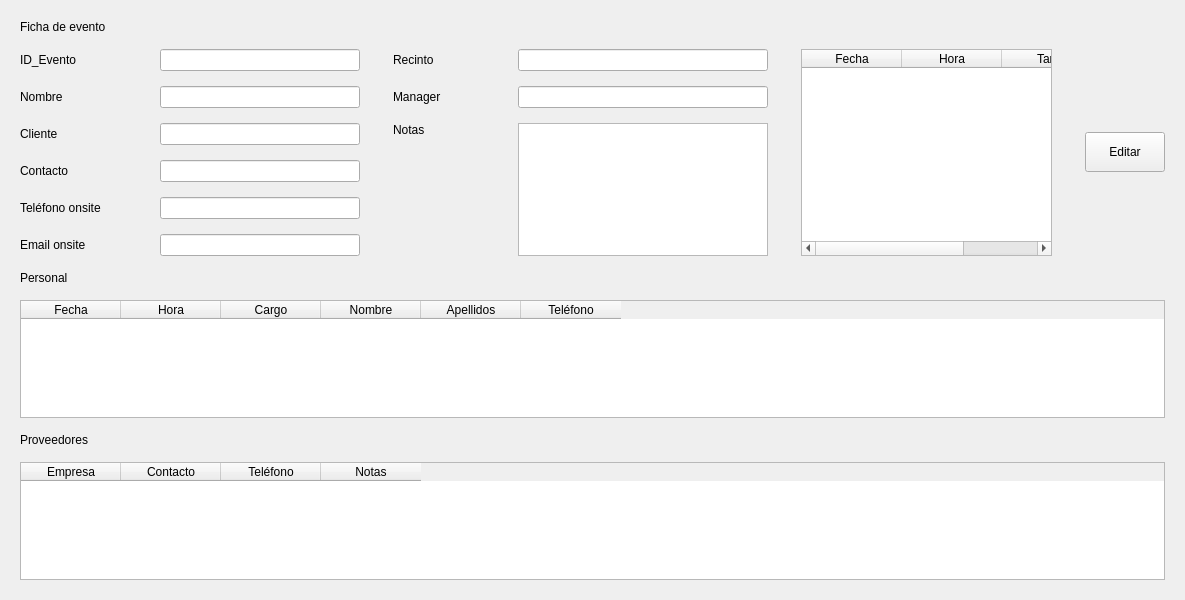
<?xml version="1.0" encoding="UTF-8"?>
<ui version="4.0">
 <class>Form</class>
 <widget class="QWidget" name="Form">
  <property name="geometry">
   <rect>
    <x>0</x>
    <y>0</y>
    <width>1185</width>
    <height>600</height>
   </rect>
  </property>
  <property name="windowTitle">
   <string>Form</string>
  </property>
  <property name="styleSheet">
   <string notr="true"/>
  </property>
  <layout class="QVBoxLayout" name="verticalLayout_3">
   <property name="spacing">
    <number>15</number>
   </property>
   <property name="leftMargin">
    <number>20</number>
   </property>
   <property name="topMargin">
    <number>20</number>
   </property>
   <property name="rightMargin">
    <number>20</number>
   </property>
   <property name="bottomMargin">
    <number>20</number>
   </property>
   <item>
    <widget class="QLabel" name="labelTitle">
     <property name="sizePolicy">
      <sizepolicy hsizetype="Expanding" vsizetype="Fixed">
       <horstretch>0</horstretch>
       <verstretch>0</verstretch>
      </sizepolicy>
     </property>
     <property name="minimumSize">
      <size>
       <width>0</width>
       <height>0</height>
      </size>
     </property>
     <property name="styleSheet">
      <string notr="true"/>
     </property>
     <property name="text">
      <string>Ficha de evento</string>
     </property>
     <property name="margin">
      <number>3</number>
     </property>
    </widget>
   </item>
   <item>
    <layout class="QHBoxLayout" name="horizontalLayout">
     <property name="sizeConstraint">
      <enum>QLayout::SetMinimumSize</enum>
     </property>
     <item>
      <layout class="QFormLayout" name="formLayout">
       <property name="sizeConstraint">
        <enum>QLayout::SetMinimumSize</enum>
       </property>
       <item row="0" column="0">
        <widget class="QLabel" name="labelId">
         <property name="sizePolicy">
          <sizepolicy hsizetype="Preferred" vsizetype="Preferred">
           <horstretch>0</horstretch>
           <verstretch>0</verstretch>
          </sizepolicy>
         </property>
         <property name="minimumSize">
          <size>
           <width>125</width>
           <height>0</height>
          </size>
         </property>
         <property name="text">
          <string>ID_Evento</string>
         </property>
        </widget>
       </item>
       <item row="0" column="1">
        <widget class="QLineEdit" name="inputId">
         <property name="sizePolicy">
          <sizepolicy hsizetype="Fixed" vsizetype="Fixed">
           <horstretch>0</horstretch>
           <verstretch>0</verstretch>
          </sizepolicy>
         </property>
         <property name="minimumSize">
          <size>
           <width>200</width>
           <height>0</height>
          </size>
         </property>
         <property name="readOnly">
          <bool>true</bool>
         </property>
        </widget>
       </item>
       <item row="1" column="0">
        <widget class="QLabel" name="labelNombre">
         <property name="sizePolicy">
          <sizepolicy hsizetype="Preferred" vsizetype="Preferred">
           <horstretch>0</horstretch>
           <verstretch>0</verstretch>
          </sizepolicy>
         </property>
         <property name="minimumSize">
          <size>
           <width>125</width>
           <height>0</height>
          </size>
         </property>
         <property name="text">
          <string>Nombre</string>
         </property>
        </widget>
       </item>
       <item row="1" column="1">
        <widget class="QLineEdit" name="inputNombre">
         <property name="sizePolicy">
          <sizepolicy hsizetype="Fixed" vsizetype="Fixed">
           <horstretch>0</horstretch>
           <verstretch>0</verstretch>
          </sizepolicy>
         </property>
         <property name="minimumSize">
          <size>
           <width>200</width>
           <height>0</height>
          </size>
         </property>
         <property name="readOnly">
          <bool>true</bool>
         </property>
        </widget>
       </item>
       <item row="2" column="0">
        <widget class="QLabel" name="labelCliente">
         <property name="sizePolicy">
          <sizepolicy hsizetype="Preferred" vsizetype="Preferred">
           <horstretch>0</horstretch>
           <verstretch>0</verstretch>
          </sizepolicy>
         </property>
         <property name="minimumSize">
          <size>
           <width>125</width>
           <height>0</height>
          </size>
         </property>
         <property name="text">
          <string>Cliente</string>
         </property>
        </widget>
       </item>
       <item row="2" column="1">
        <widget class="QLineEdit" name="inputCliente">
         <property name="sizePolicy">
          <sizepolicy hsizetype="Fixed" vsizetype="Fixed">
           <horstretch>0</horstretch>
           <verstretch>0</verstretch>
          </sizepolicy>
         </property>
         <property name="minimumSize">
          <size>
           <width>200</width>
           <height>0</height>
          </size>
         </property>
         <property name="readOnly">
          <bool>true</bool>
         </property>
        </widget>
       </item>
       <item row="3" column="0">
        <widget class="QLabel" name="labelContacto">
         <property name="sizePolicy">
          <sizepolicy hsizetype="Preferred" vsizetype="Preferred">
           <horstretch>0</horstretch>
           <verstretch>0</verstretch>
          </sizepolicy>
         </property>
         <property name="minimumSize">
          <size>
           <width>125</width>
           <height>0</height>
          </size>
         </property>
         <property name="text">
          <string>Contacto</string>
         </property>
        </widget>
       </item>
       <item row="3" column="1">
        <widget class="QLineEdit" name="inputContacto">
         <property name="sizePolicy">
          <sizepolicy hsizetype="Fixed" vsizetype="Fixed">
           <horstretch>0</horstretch>
           <verstretch>0</verstretch>
          </sizepolicy>
         </property>
         <property name="minimumSize">
          <size>
           <width>200</width>
           <height>0</height>
          </size>
         </property>
         <property name="readOnly">
          <bool>true</bool>
         </property>
        </widget>
       </item>
       <item row="4" column="0">
        <widget class="QLabel" name="labelTelefono">
         <property name="minimumSize">
          <size>
           <width>125</width>
           <height>0</height>
          </size>
         </property>
         <property name="text">
          <string>Teléfono onsite</string>
         </property>
        </widget>
       </item>
       <item row="4" column="1">
        <widget class="QLineEdit" name="inputTelefono">
         <property name="sizePolicy">
          <sizepolicy hsizetype="Fixed" vsizetype="Fixed">
           <horstretch>0</horstretch>
           <verstretch>0</verstretch>
          </sizepolicy>
         </property>
         <property name="minimumSize">
          <size>
           <width>200</width>
           <height>0</height>
          </size>
         </property>
         <property name="readOnly">
          <bool>true</bool>
         </property>
        </widget>
       </item>
       <item row="5" column="0">
        <widget class="QLabel" name="labelEmail">
         <property name="minimumSize">
          <size>
           <width>125</width>
           <height>0</height>
          </size>
         </property>
         <property name="text">
          <string>Email onsite</string>
         </property>
        </widget>
       </item>
       <item row="5" column="1">
        <widget class="QLineEdit" name="inputEmail">
         <property name="sizePolicy">
          <sizepolicy hsizetype="Fixed" vsizetype="Fixed">
           <horstretch>0</horstretch>
           <verstretch>0</verstretch>
          </sizepolicy>
         </property>
         <property name="minimumSize">
          <size>
           <width>200</width>
           <height>0</height>
          </size>
         </property>
         <property name="readOnly">
          <bool>true</bool>
         </property>
        </widget>
       </item>
      </layout>
     </item>
     <item>
      <spacer name="horizontalSpacer">
       <property name="orientation">
        <enum>Qt::Horizontal</enum>
       </property>
       <property name="sizeType">
        <enum>QSizePolicy::Fixed</enum>
       </property>
       <property name="sizeHint" stdset="0">
        <size>
         <width>18</width>
         <height>20</height>
        </size>
       </property>
      </spacer>
     </item>
     <item>
      <layout class="QFormLayout" name="formLayout_3">
       <property name="sizeConstraint">
        <enum>QLayout::SetMinimumSize</enum>
       </property>
       <item row="0" column="0" colspan="2">
        <layout class="QFormLayout" name="formLayout_2">
         <property name="formAlignment">
          <set>Qt::AlignLeading|Qt::AlignLeft|Qt::AlignTop</set>
         </property>
         <item row="0" column="0">
          <widget class="QLabel" name="labelRecinto">
           <property name="minimumSize">
            <size>
             <width>110</width>
             <height>0</height>
            </size>
           </property>
           <property name="text">
            <string>Recinto</string>
           </property>
          </widget>
         </item>
         <item row="0" column="1">
          <widget class="QLineEdit" name="inputRecinto">
           <property name="sizePolicy">
            <sizepolicy hsizetype="Fixed" vsizetype="Fixed">
             <horstretch>0</horstretch>
             <verstretch>0</verstretch>
            </sizepolicy>
           </property>
           <property name="minimumSize">
            <size>
             <width>250</width>
             <height>0</height>
            </size>
           </property>
           <property name="alignment">
            <set>Qt::AlignLeading|Qt::AlignLeft|Qt::AlignVCenter</set>
           </property>
           <property name="readOnly">
            <bool>true</bool>
           </property>
          </widget>
         </item>
         <item row="1" column="0">
          <widget class="QLabel" name="labelManager">
           <property name="minimumSize">
            <size>
             <width>110</width>
             <height>0</height>
            </size>
           </property>
           <property name="text">
            <string>Manager</string>
           </property>
          </widget>
         </item>
         <item row="1" column="1">
          <widget class="QLineEdit" name="inputManager">
           <property name="sizePolicy">
            <sizepolicy hsizetype="Fixed" vsizetype="Fixed">
             <horstretch>0</horstretch>
             <verstretch>0</verstretch>
            </sizepolicy>
           </property>
           <property name="minimumSize">
            <size>
             <width>250</width>
             <height>0</height>
            </size>
           </property>
           <property name="styleSheet">
            <string notr="true"/>
           </property>
           <property name="alignment">
            <set>Qt::AlignLeading|Qt::AlignLeft|Qt::AlignVCenter</set>
           </property>
           <property name="readOnly">
            <bool>true</bool>
           </property>
          </widget>
         </item>
        </layout>
       </item>
       <item row="1" column="0">
        <widget class="QLabel" name="labelNotas">
         <property name="minimumSize">
          <size>
           <width>110</width>
           <height>0</height>
          </size>
         </property>
         <property name="text">
          <string>Notas</string>
         </property>
         <property name="alignment">
          <set>Qt::AlignLeading|Qt::AlignLeft|Qt::AlignTop</set>
         </property>
        </widget>
       </item>
       <item row="1" column="1">
        <widget class="QPlainTextEdit" name="inputNotas">
         <property name="sizePolicy">
          <sizepolicy hsizetype="Fixed" vsizetype="Preferred">
           <horstretch>0</horstretch>
           <verstretch>0</verstretch>
          </sizepolicy>
         </property>
         <property name="minimumSize">
          <size>
           <width>250</width>
           <height>0</height>
          </size>
         </property>
         <property name="readOnly">
          <bool>true</bool>
         </property>
        </widget>
       </item>
      </layout>
     </item>
     <item>
      <spacer name="horizontalSpacer_2">
       <property name="orientation">
        <enum>Qt::Horizontal</enum>
       </property>
       <property name="sizeType">
        <enum>QSizePolicy::Fixed</enum>
       </property>
       <property name="sizeHint" stdset="0">
        <size>
         <width>18</width>
         <height>20</height>
        </size>
       </property>
      </spacer>
     </item>
     <item>
      <widget class="QTableWidget" name="tableFechas">
       <property name="sizePolicy">
        <sizepolicy hsizetype="Expanding" vsizetype="Preferred">
         <horstretch>0</horstretch>
         <verstretch>0</verstretch>
        </sizepolicy>
       </property>
       <property name="styleSheet">
        <string notr="true"/>
       </property>
       <column>
        <property name="text">
         <string>Fecha</string>
        </property>
       </column>
       <column>
        <property name="text">
         <string>Hora</string>
        </property>
       </column>
       <column>
        <property name="text">
         <string>Tarea</string>
        </property>
       </column>
      </widget>
     </item>
     <item>
      <spacer name="horizontalSpacer_3">
       <property name="orientation">
        <enum>Qt::Horizontal</enum>
       </property>
       <property name="sizeType">
        <enum>QSizePolicy::Fixed</enum>
       </property>
       <property name="sizeHint" stdset="0">
        <size>
         <width>18</width>
         <height>20</height>
        </size>
       </property>
      </spacer>
     </item>
     <item>
      <widget class="QPushButton" name="buttonEditar">
       <property name="sizePolicy">
        <sizepolicy hsizetype="Fixed" vsizetype="Fixed">
         <horstretch>0</horstretch>
         <verstretch>0</verstretch>
        </sizepolicy>
       </property>
       <property name="minimumSize">
        <size>
         <width>80</width>
         <height>40</height>
        </size>
       </property>
       <property name="text">
        <string>Editar</string>
       </property>
      </widget>
     </item>
    </layout>
   </item>
   <item>
    <layout class="QVBoxLayout" name="verticalLayout">
     <item>
      <widget class="QLabel" name="labelSubtitle1">
       <property name="styleSheet">
        <string notr="true"/>
       </property>
       <property name="text">
        <string>Personal</string>
       </property>
       <property name="alignment">
        <set>Qt::AlignLeading|Qt::AlignLeft|Qt::AlignVCenter</set>
       </property>
       <property name="margin">
        <number>3</number>
       </property>
      </widget>
     </item>
     <item>
      <widget class="QTableWidget" name="tablePersonal">
       <property name="styleSheet">
        <string notr="true"/>
       </property>
       <property name="sizeAdjustPolicy">
        <enum>QAbstractScrollArea::AdjustToContents</enum>
       </property>
       <column>
        <property name="text">
         <string>Fecha</string>
        </property>
       </column>
       <column>
        <property name="text">
         <string>Hora</string>
        </property>
       </column>
       <column>
        <property name="text">
         <string>Cargo</string>
        </property>
       </column>
       <column>
        <property name="text">
         <string>Nombre</string>
        </property>
       </column>
       <column>
        <property name="text">
         <string>Apellidos</string>
        </property>
       </column>
       <column>
        <property name="text">
         <string>Teléfono</string>
        </property>
       </column>
      </widget>
     </item>
    </layout>
   </item>
   <item>
    <layout class="QVBoxLayout" name="verticalLayout_2">
     <item>
      <widget class="QLabel" name="labelSubtitle2">
       <property name="styleSheet">
        <string notr="true"/>
       </property>
       <property name="text">
        <string>Proveedores</string>
       </property>
       <property name="alignment">
        <set>Qt::AlignLeading|Qt::AlignLeft|Qt::AlignVCenter</set>
       </property>
       <property name="margin">
        <number>3</number>
       </property>
      </widget>
     </item>
     <item>
      <widget class="QTableWidget" name="tableProveedores">
       <property name="styleSheet">
        <string notr="true"/>
       </property>
       <property name="sizeAdjustPolicy">
        <enum>QAbstractScrollArea::AdjustToContents</enum>
       </property>
       <column>
        <property name="text">
         <string>Empresa</string>
        </property>
       </column>
       <column>
        <property name="text">
         <string>Contacto</string>
        </property>
       </column>
       <column>
        <property name="text">
         <string>Teléfono</string>
        </property>
       </column>
       <column>
        <property name="text">
         <string>Notas</string>
        </property>
       </column>
      </widget>
     </item>
    </layout>
   </item>
  </layout>
 </widget>
 <resources/>
 <connections/>
</ui>
